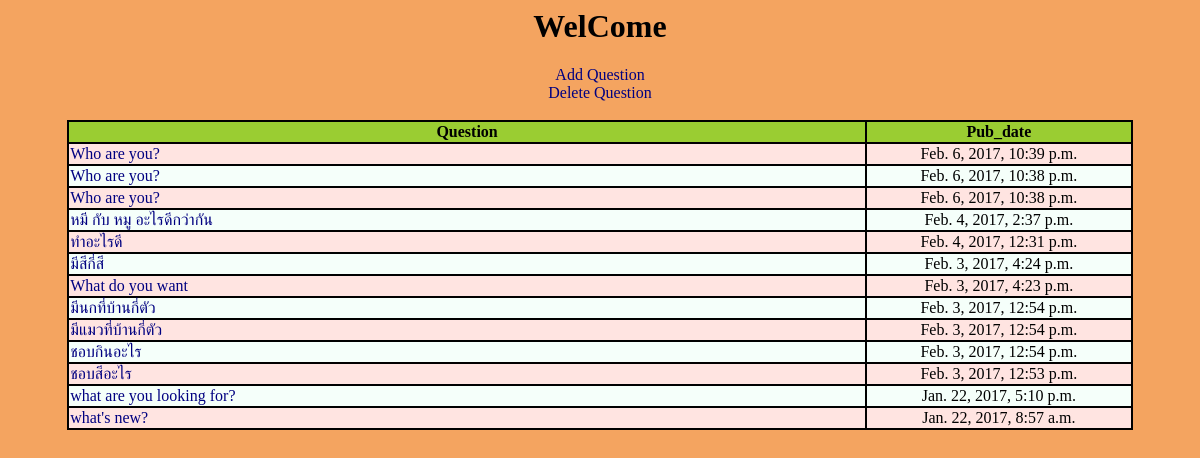
The app's page /bmi/ with its own data.
### bmi/models.py (models this page shows, shortened)
class Question(models.Model):
    question_text = models.CharField(max_length=200)
    pub_date = models.DateTimeField('date published')

### bmi/views.py (the view)
class IndexView(generic.ListView):
    template_name = 'bmi/index.html'
    context_object_name = 'latest_question_list'
    def get_queryset(self):
        return Question.objects.order_by('-pub_date')[:20]

### bmi/templates/bmi/index.html (shortened to what this page needs)
<head>
</head>
<body style="background-color:SandyBrown">
<center>
<h1>WelCome</h1>
<a href="{% url 'bmi:new_question'%}">Add Question</a><br>
<a href="{% url 'bmi:delete_question_page'%}">Delete Question</a><br>
<br>
{% if latest_question_list %}
    <table>
    	<tr>
			<th class="question">Question</th>
			<th>Pub_date</th>
		</tr>
    {% for question in latest_question_list %}
		<tr>
			<td><a href="{% url 'bmi:detail' question.id %}">{{ question.question_text }}</a></td>
			<td style="text-align:center">{{question.pub_date}}</td>
		</tr>
    {% endfor %}
    </table>
{% else %}
    <p>No polls are available.</p>
{% endif %}
</body>

### bmi/templates/bmi/index.html (style rules this page uses)
th, th.question { border: 2px solid black; background-color: YellowGreen; border-collapse: collapse }
th.question { width: 75%; }
table { width:90%; border: 2px solid black; border-collapse: collapse; }
td { border: 2px solid black; }
tr:nth-child(odd) { background-color: MintCream; }
tr:nth-child(even) { background-color: MistyRose; }
a:link, a:visited { color: Navy; text-decoration:none; }

### records on screen
Question: question_text "Who are you?", pub_date "Feb. 6, 2017, 10:39 p.m."
Question: question_text "Who are you?", pub_date "Feb. 6, 2017, 10:38 p.m."
Question: question_text "Who are you?", pub_date "Feb. 6, 2017, 10:38 p.m."
Question: question_text "หมี กับ หมู อะไรดีกว่ากัน", pub_date "Feb. 4, 2017, 2:37 p.m."
Question: question_text "ทำอะไรดี", pub_date "Feb. 4, 2017, 12:31 p.m."
Question: question_text "มีสีกี่สี", pub_date "Feb. 3, 2017, 4:24 p.m."
Question: question_text "What do you want", pub_date "Feb. 3, 2017, 4:23 p.m."
Question: question_text "มีนกที่บ้านกี่ตัว", pub_date "Feb. 3, 2017, 12:54 p.m."
Question: question_text "มีแมวที่บ้านกี่ตัว", pub_date "Feb. 3, 2017, 12:54 p.m."
Question: question_text "ชอบกินอะไร", pub_date "Feb. 3, 2017, 12:54 p.m."
Question: question_text "ชอบสีอะไร", pub_date "Feb. 3, 2017, 12:53 p.m."
Question: question_text "what are you looking for?", pub_date "Jan. 22, 2017, 5:10 p.m."
Question: question_text "what's new?", pub_date "Jan. 22, 2017, 8:57 a.m."
